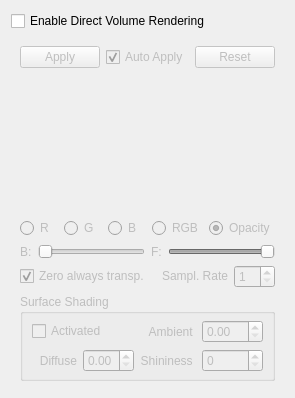
     <widget class="QWidget" name="m_pDVRTab">
      <attribute name="title">
       <string>DVR</string>
      </attribute>
      <layout class="QGridLayout" name="gridLayout_6">
       <item row="0" column="0">
        <widget class="QCheckBox" name="m_p3DTCheckEnable">
         <property name="text">
          <string>Enable Direct Volume Rendering</string>
         </property>
         <property name="checked">
          <bool>false</bool>
         </property>
        </widget>
       </item>
       <item row="1" column="0">
        <widget class="QWidget" name="m_p3DTControls" native="true">
         <property name="enabled">
          <bool>false</bool>
         </property>
         <layout class="QVBoxLayout" name="verticalLayout_7">
          <property name="bottomMargin">
           <number>6</number>
          </property>
          <item>
           <layout class="QHBoxLayout" name="hboxlayout_1">
            <item>
             <widget class="QPushButton" name="m_p3DTButtonApply">
              <property name="enabled">
               <bool>false</bool>
              </property>
              <property name="text">
               <string>Apply</string>
              </property>
             </widget>
            </item>
            <item>
             <widget class="QCheckBox" name="m_p3DTAutoApply">
              <property name="text">
               <string>Auto Apply</string>
              </property>
              <property name="checked">
               <bool>true</bool>
              </property>
             </widget>
            </item>
            <item>
             <widget class="QPushButton" name="m_pTFReset">
              <property name="text">
               <string>Reset</string>
              </property>
             </widget>
            </item>
           </layout>
          </item>
          <item>
           <layout class="QGridLayout" name="gridLayout_8">
            <property name="sizeConstraint">
             <enum>QLayout::SetMinimumSize</enum>
            </property>
            <item row="0" column="0">
             <widget class="sculptor_transfer" name="m_pTransfer" native="true">
              <property name="sizePolicy">
               <sizepolicy hsizetype="Expanding" vsizetype="MinimumExpanding">
                <horstretch>0</horstretch>
                <verstretch>0</verstretch>
               </sizepolicy>
              </property>
              <property name="minimumSize">
               <size>
                <width>100</width>
                <height>100</height>
               </size>
              </property>
             </widget>
            </item>
            <item row="1" column="0">
             <widget class="sculptor_transfer_palette" name="m_pTransferPalette" native="true">
              <property name="sizePolicy">
               <sizepolicy hsizetype="Expanding" vsizetype="Fixed">
                <horstretch>0</horstretch>
                <verstretch>1</verstretch>
               </sizepolicy>
              </property>
              <property name="minimumSize">
               <size>
                <width>0</width>
                <height>32</height>
               </size>
              </property>
              <property name="maximumSize">
               <size>
                <width>32000</width>
                <height>32</height>
               </size>
              </property>
             </widget>
            </item>
           </layout>
          </item>
          <item>
           <layout class="QHBoxLayout" name="horizontalLayout_Components">
            <item>
             <widget class="QRadioButton" name="m_p3DRed">
              <property name="text">
               <string>R</string>
              </property>
              <property name="checked">
               <bool>false</bool>
              </property>
             </widget>
            </item>
            <item>
             <widget class="QRadioButton" name="m_p3DGreen">
              <property name="text">
               <string>G</string>
              </property>
             </widget>
            </item>
            <item>
             <widget class="QRadioButton" name="m_p3DBlue">
              <property name="text">
               <string>B</string>
              </property>
             </widget>
            </item>
            <item>
             <widget class="QRadioButton" name="m_p3DRGB">
              <property name="text">
               <string>RGB</string>
              </property>
             </widget>
            </item>
            <item>
             <widget class="QRadioButton" name="m_p3DOpacity">
              <property name="text">
               <string>Opacity</string>
              </property>
              <property name="checked">
               <bool>true</bool>
              </property>
             </widget>
            </item>
           </layout>
          </item>
          <item>
           <layout class="QHBoxLayout" name="horizontalLayout_5">
            <item>
             <widget class="QLabel" name="textLabel09">
              <property name="text">
               <string>B:</string>
              </property>
              <property name="wordWrap">
               <bool>false</bool>
              </property>
             </widget>
            </item>
            <item>
             <widget class="QSlider" name="m_p3DTStart">
              <property name="orientation">
               <enum>Qt::Horizontal</enum>
              </property>
             </widget>
            </item>
            <item>
             <widget class="QLabel" name="textLabel10">
              <property name="text">
               <string>F:</string>
              </property>
              <property name="wordWrap">
               <bool>false</bool>
              </property>
             </widget>
            </item>
            <item>
             <widget class="QSlider" name="m_p3DTEnd">
              <property name="value">
               <number>99</number>
              </property>
              <property name="orientation">
               <enum>Qt::Horizontal</enum>
              </property>
             </widget>
            </item>
           </layout>
          </item>
          <item>
           <layout class="QHBoxLayout" name="horizontalLayout_3">
            <property name="sizeConstraint">
             <enum>QLayout::SetMinAndMaxSize</enum>
            </property>
            <item>
             <widget class="QCheckBox" name="m_pZero">
              <property name="sizePolicy">
               <sizepolicy hsizetype="Minimum" vsizetype="Fixed">
                <horstretch>0</horstretch>
                <verstretch>0</verstretch>
               </sizepolicy>
              </property>
              <property name="text">
               <string>Zero always transp.</string>
              </property>
              <property name="checked">
               <bool>true</bool>
              </property>
             </widget>
            </item>
            <item>
             <widget class="QLabel" name="textLabel08">
              <property name="sizePolicy">
               <sizepolicy hsizetype="Preferred" vsizetype="Fixed">
                <horstretch>0</horstretch>
                <verstretch>0</verstretch>
               </sizepolicy>
              </property>
              <property name="maximumSize">
               <size>
                <width>32767</width>
                <height>20</height>
               </size>
              </property>
              <property name="text">
               <string>Sampl. Rate</string>
              </property>
              <property name="alignment">
               <set>Qt::AlignRight|Qt::AlignTrailing|Qt::AlignVCenter</set>
              </property>
              <property name="wordWrap">
               <bool>false</bool>
              </property>
             </widget>
            </item>
            <item>
             <widget class="QSpinBox" name="m_p3DSampling">
              <property name="sizePolicy">
               <sizepolicy hsizetype="Maximum" vsizetype="Fixed">
                <horstretch>1</horstretch>
                <verstretch>0</verstretch>
               </sizepolicy>
              </property>
              <property name="keyboardTracking">
               <bool>false</bool>
              </property>
              <property name="minimum">
               <number>1</number>
              </property>
             </widget>
            </item>
           </layout>
          </item>
          <item>
           <widget class="QGroupBox" name="groupBox">
            <property name="title">
             <string>Surface Shading</string>
            </property>
            <layout class="QGridLayout" name="gridLayout_4">
             <property name="topMargin">
              <number>6</number>
             </property>
             <property name="bottomMargin">
              <number>6</number>
             </property>
             <item row="0" column="0" colspan="2">
              <widget class="QCheckBox" name="m_p3DShading">
               <property name="sizePolicy">
                <sizepolicy hsizetype="Preferred" vsizetype="Fixed">
                 <horstretch>0</horstretch>
                 <verstretch>0</verstretch>
                </sizepolicy>
               </property>
               <property name="text">
                <string>Activated</string>
               </property>
              </widget>
             </item>
             <item row="0" column="2">
              <widget class="QLabel" name="textLabel12">
               <property name="enabled">
                <bool>false</bool>
               </property>
               <property name="sizePolicy">
                <sizepolicy hsizetype="Minimum" vsizetype="Preferred">
                 <horstretch>0</horstretch>
                 <verstretch>0</verstretch>
                </sizepolicy>
               </property>
               <property name="text">
                <string>Ambient </string>
               </property>
               <property name="alignment">
                <set>Qt::AlignRight|Qt::AlignTrailing|Qt::AlignVCenter</set>
               </property>
               <property name="wordWrap">
                <bool>false</bool>
               </property>
              </widget>
             </item>
             <item row="1" column="0">
              <widget class="QLabel" name="textLabel11">
               <property name="enabled">
                <bool>false</bool>
               </property>
               <property name="sizePolicy">
                <sizepolicy hsizetype="Minimum" vsizetype="Preferred">
                 <horstretch>0</horstretch>
                 <verstretch>0</verstretch>
                </sizepolicy>
               </property>
               <property name="text">
                <string>Diffuse</string>
               </property>
               <property name="alignment">
                <set>Qt::AlignRight|Qt::AlignTrailing|Qt::AlignVCenter</set>
               </property>
               <property name="wordWrap">
                <bool>false</bool>
               </property>
              </widget>
             </item>
             <item row="1" column="2">
              <widget class="QLabel" name="textLabel3">
               <property name="enabled">
                <bool>false</bool>
               </property>
               <property name="sizePolicy">
                <sizepolicy hsizetype="Minimum" vsizetype="Preferred">
                 <horstretch>0</horstretch>
                 <verstretch>0</verstretch>
                </sizepolicy>
               </property>
               <property name="text">
                <string>Shininess </string>
               </property>
               <property name="alignment">
                <set>Qt::AlignRight|Qt::AlignTrailing|Qt::AlignVCenter</set>
               </property>
               <property name="wordWrap">
                <bool>false</bool>
               </property>
              </widget>
             </item>
             <item row="0" column="3">
              <widget class="QDoubleSpinBox" name="m_p3DAmbient">
               <property name="enabled">
                <bool>false</bool>
               </property>
               <property name="keyboardTracking">
                <bool>false</bool>
               </property>
               <property name="maximum">
                <double>1.000000000000000</double>
               </property>
               <property name="singleStep">
                <double>0.010000000000000</double>
               </property>
              </widget>
             </item>
             <item row="1" column="3">
              <widget class="QSpinBox" name="m_p3DShininess">
               <property name="enabled">
                <bool>false</bool>
               </property>
               <property name="keyboardTracking">
                <bool>false</bool>
               </property>
               <property name="maximum">
                <number>65536</number>
               </property>
              </widget>
             </item>
             <item row="1" column="1">
              <widget class="QDoubleSpinBox" name="m_p3DDiffuse">
               <property name="enabled">
                <bool>false</bool>
               </property>
               <property name="keyboardTracking">
                <bool>false</bool>
               </property>
               <property name="maximum">
                <double>1.000000000000000</double>
               </property>
               <property name="singleStep">
                <double>0.010000000000000</double>
               </property>
              </widget>
             </item>
            </layout>
           </widget>
          </item>
         </layout>
        </widget>
       </item>
      </layout>
     </widget>
